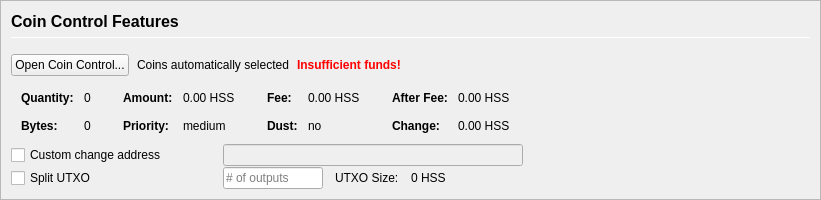
         <widget class="QFrame" name="frameCoinControl">
          <property name="sizePolicy">
           <sizepolicy hsizetype="Expanding" vsizetype="Expanding">
            <horstretch>0</horstretch>
            <verstretch>0</verstretch>
           </sizepolicy>
          </property>
          <property name="maximumSize">
           <size>
            <width>16777215</width>
            <height>16777215</height>
           </size>
          </property>
          <property name="frameShape">
           <enum>QFrame::StyledPanel</enum>
          </property>
          <property name="frameShadow">
           <enum>QFrame::Sunken</enum>
          </property>
          <layout class="QVBoxLayout" name="verticalLayoutCoinControl2">
           <property name="spacing">
            <number>0</number>
           </property>
           <property name="margin">
            <number>0</number>
           </property>
           <item>
            <widget class="QFrame" name="frameCoinControl_BG">
             <layout class="QVBoxLayout" name="verticalLayoutCoinControl" stretch="0,0,0,0,0,0">
              <property name="spacing">
               <number>1</number>
              </property>
              <property name="leftMargin">
               <number>10</number>
              </property>
              <property name="topMargin">
               <number>10</number>
              </property>
              <item>
               <layout class="QHBoxLayout" name="horizontalLayoutCoinControl1">
                <property name="bottomMargin">
                 <number>15</number>
                </property>
                <item>
                 <layout class="QVBoxLayout" name="verticalLayout_3">
                  <property name="spacing">
                   <number>6</number>
                  </property>
                  <item>
                   <widget class="QLabel" name="labelCoinControlFeatures">
                    <property name="sizePolicy">
                     <sizepolicy hsizetype="Preferred" vsizetype="Maximum">
                      <horstretch>0</horstretch>
                      <verstretch>0</verstretch>
                     </sizepolicy>
                    </property>
                    <property name="minimumSize">
                     <size>
                      <width>0</width>
                      <height>20</height>
                     </size>
                    </property>
                    <property name="font">
                     <font>
                      <pointsize>12</pointsize>
                      <weight>75</weight>
                      <bold>true</bold>
                     </font>
                    </property>
                    <property name="styleSheet">
                     <string notr="true">font-weight:bold;</string>
                    </property>
                    <property name="text">
                     <string>Coin Control Features</string>
                    </property>
                   </widget>
                  </item>
                  <item>
                   <widget class="Line" name="line">
                    <property name="minimumSize">
                     <size>
                      <width>0</width>
                      <height>1</height>
                     </size>
                    </property>
                    <property name="maximumSize">
                     <size>
                      <width>16777215</width>
                      <height>1</height>
                     </size>
                    </property>
                    <property name="orientation">
                     <enum>Qt::Horizontal</enum>
                    </property>
                   </widget>
                  </item>
                 </layout>
                </item>
               </layout>
              </item>
              <item>
               <layout class="QHBoxLayout" name="horizontalLayoutCoinControl2" stretch="0,0,0,0">
                <property name="spacing">
                 <number>8</number>
                </property>
                <property name="bottomMargin">
                 <number>10</number>
                </property>
                <item>
                 <widget class="QPushButton" name="pushButtonCoinControl">
                  <property name="styleSheet">
                   <string notr="true"/>
                  </property>
                  <property name="text">
                   <string>Open Coin Control...</string>
                  </property>
                  <property name="autoDefault">
                   <bool>false</bool>
                  </property>
                 </widget>
                </item>
                <item>
                 <widget class="QLabel" name="labelCoinControlAutomaticallySelected">
                  <property name="text">
                   <string>Coins automatically selected</string>
                  </property>
                  <property name="margin">
                   <number>5</number>
                  </property>
                 </widget>
                </item>
                <item>
                 <widget class="QLabel" name="labelCoinControlInsuffFunds">
                  <property name="font">
                   <font>
                    <weight>75</weight>
                    <bold>true</bold>
                   </font>
                  </property>
                  <property name="styleSheet">
                   <string notr="true">color:red;font-weight:bold;</string>
                  </property>
                  <property name="text">
                   <string>Insufficient funds!</string>
                  </property>
                  <property name="margin">
                   <number>5</number>
                  </property>
                 </widget>
                </item>
                <item>
                 <spacer name="horizontalSpacerCoinControl">
                  <property name="orientation">
                   <enum>Qt::Horizontal</enum>
                  </property>
                  <property name="sizeHint" stdset="0">
                   <size>
                    <width>40</width>
                    <height>1</height>
                   </size>
                  </property>
                 </spacer>
                </item>
               </layout>
              </item>
              <item>
               <widget class="QWidget" name="widgetCoinControl" native="true">
                <property name="sizePolicy">
                 <sizepolicy hsizetype="Preferred" vsizetype="Preferred">
                  <horstretch>0</horstretch>
                  <verstretch>0</verstretch>
                 </sizepolicy>
                </property>
                <property name="minimumSize">
                 <size>
                  <width>0</width>
                  <height>0</height>
                 </size>
                </property>
                <property name="styleSheet">
                 <string notr="true"/>
                </property>
                <layout class="QHBoxLayout" name="horizontalLayoutCoinControl5">
                 <property name="margin">
                  <number>0</number>
                 </property>
                 <item>
                  <layout class="QHBoxLayout" name="horizontalLayoutCoinControl3" stretch="0,0,0,1">
                   <property name="spacing">
                    <number>20</number>
                   </property>
                   <property name="topMargin">
                    <number>0</number>
                   </property>
                   <property name="bottomMargin">
                    <number>10</number>
                   </property>
                   <item>
                    <layout class="QFormLayout" name="formLayoutCoinControl1">
                     <property name="horizontalSpacing">
                      <number>10</number>
                     </property>
                     <property name="verticalSpacing">
                      <number>14</number>
                     </property>
                     <property name="leftMargin">
                      <number>10</number>
                     </property>
                     <property name="topMargin">
                      <number>4</number>
                     </property>
                     <property name="rightMargin">
                      <number>6</number>
                     </property>
                     <item row="0" column="0">
                      <widget class="QLabel" name="labelCoinControlQuantityText">
                       <property name="font">
                        <font>
                         <weight>75</weight>
                         <bold>true</bold>
                        </font>
                       </property>
                       <property name="text">
                        <string>Quantity:</string>
                       </property>
                       <property name="margin">
                        <number>0</number>
                       </property>
                      </widget>
                     </item>
                     <item row="0" column="1">
                      <widget class="QLabel" name="labelCoinControlQuantity">
                       <property name="cursor">
                        <cursorShape>IBeamCursor</cursorShape>
                       </property>
                       <property name="contextMenuPolicy">
                        <enum>Qt::ActionsContextMenu</enum>
                       </property>
                       <property name="text">
                        <string notr="true">0</string>
                       </property>
                       <property name="margin">
                        <number>0</number>
                       </property>
                       <property name="textInteractionFlags">
                        <set>Qt::LinksAccessibleByMouse|Qt::TextSelectableByKeyboard|Qt::TextSelectableByMouse</set>
                       </property>
                      </widget>
                     </item>
                     <item row="1" column="0">
                      <widget class="QLabel" name="labelCoinControlBytesText">
                       <property name="font">
                        <font>
                         <weight>75</weight>
                         <bold>true</bold>
                        </font>
                       </property>
                       <property name="text">
                        <string>Bytes:</string>
                       </property>
                      </widget>
                     </item>
                     <item row="1" column="1">
                      <widget class="QLabel" name="labelCoinControlBytes">
                       <property name="cursor">
                        <cursorShape>IBeamCursor</cursorShape>
                       </property>
                       <property name="contextMenuPolicy">
                        <enum>Qt::ActionsContextMenu</enum>
                       </property>
                       <property name="text">
                        <string notr="true">0</string>
                       </property>
                       <property name="textInteractionFlags">
                        <set>Qt::LinksAccessibleByMouse|Qt::TextSelectableByKeyboard|Qt::TextSelectableByMouse</set>
                       </property>
                      </widget>
                     </item>
                    </layout>
                   </item>
                   <item>
                    <layout class="QFormLayout" name="formLayoutCoinControl2">
                     <property name="horizontalSpacing">
                      <number>10</number>
                     </property>
                     <property name="verticalSpacing">
                      <number>14</number>
                     </property>
                     <property name="leftMargin">
                      <number>6</number>
                     </property>
                     <property name="topMargin">
                      <number>4</number>
                     </property>
                     <property name="rightMargin">
                      <number>6</number>
                     </property>
                     <item row="0" column="0">
                      <widget class="QLabel" name="labelCoinControlAmountText">
                       <property name="font">
                        <font>
                         <weight>75</weight>
                         <bold>true</bold>
                        </font>
                       </property>
                       <property name="text">
                        <string>Amount:</string>
                       </property>
                       <property name="margin">
                        <number>0</number>
                       </property>
                      </widget>
                     </item>
                     <item row="0" column="1">
                      <widget class="QLabel" name="labelCoinControlAmount">
                       <property name="cursor">
                        <cursorShape>IBeamCursor</cursorShape>
                       </property>
                       <property name="contextMenuPolicy">
                        <enum>Qt::ActionsContextMenu</enum>
                       </property>
                       <property name="text">
                        <string notr="true">0.00 HSS</string>
                       </property>
                       <property name="textInteractionFlags">
                        <set>Qt::LinksAccessibleByMouse|Qt::TextSelectableByKeyboard|Qt::TextSelectableByMouse</set>
                       </property>
                      </widget>
                     </item>
                     <item row="1" column="0">
                      <widget class="QLabel" name="labelCoinControlPriorityText">
                       <property name="font">
                        <font>
                         <weight>75</weight>
                         <bold>true</bold>
                        </font>
                       </property>
                       <property name="text">
                        <string>Priority:</string>
                       </property>
                      </widget>
                     </item>
                     <item row="1" column="1">
                      <widget class="QLabel" name="labelCoinControlPriority">
                       <property name="cursor">
                        <cursorShape>IBeamCursor</cursorShape>
                       </property>
                       <property name="contextMenuPolicy">
                        <enum>Qt::ActionsContextMenu</enum>
                       </property>
                       <property name="text">
                        <string>medium</string>
                       </property>
                       <property name="textInteractionFlags">
                        <set>Qt::LinksAccessibleByMouse|Qt::TextSelectableByKeyboard|Qt::TextSelectableByMouse</set>
                       </property>
                      </widget>
                     </item>
                    </layout>
                   </item>
                   <item>
                    <layout class="QFormLayout" name="formLayoutCoinControl3">
                     <property name="horizontalSpacing">
                      <number>10</number>
                     </property>
                     <property name="verticalSpacing">
                      <number>14</number>
                     </property>
                     <property name="leftMargin">
                      <number>6</number>
                     </property>
                     <property name="topMargin">
                      <number>4</number>
                     </property>
                     <property name="rightMargin">
                      <number>6</number>
                     </property>
                     <item row="0" column="0">
                      <widget class="QLabel" name="labelCoinControlFeeText">
                       <property name="font">
                        <font>
                         <weight>75</weight>
                         <bold>true</bold>
                        </font>
                       </property>
                       <property name="text">
                        <string>Fee:</string>
                       </property>
                       <property name="margin">
                        <number>0</number>
                       </property>
                      </widget>
                     </item>
                     <item row="0" column="1">
                      <widget class="QLabel" name="labelCoinControlFee">
                       <property name="cursor">
                        <cursorShape>IBeamCursor</cursorShape>
                       </property>
                       <property name="contextMenuPolicy">
                        <enum>Qt::ActionsContextMenu</enum>
                       </property>
                       <property name="text">
                        <string notr="true">0.00 HSS</string>
                       </property>
                       <property name="textInteractionFlags">
                        <set>Qt::LinksAccessibleByMouse|Qt::TextSelectableByKeyboard|Qt::TextSelectableByMouse</set>
                       </property>
                      </widget>
                     </item>
                     <item row="1" column="0">
                      <widget class="QLabel" name="labelCoinControlLowOutputText">
                       <property name="font">
                        <font>
                         <weight>75</weight>
                         <bold>true</bold>
                        </font>
                       </property>
                       <property name="text">
                        <string>Dust:</string>
                       </property>
                      </widget>
                     </item>
                     <item row="1" column="1">
                      <widget class="QLabel" name="labelCoinControlLowOutput">
                       <property name="cursor">
                        <cursorShape>IBeamCursor</cursorShape>
                       </property>
                       <property name="contextMenuPolicy">
                        <enum>Qt::ActionsContextMenu</enum>
                       </property>
                       <property name="text">
                        <string>no</string>
                       </property>
                       <property name="textInteractionFlags">
                        <set>Qt::LinksAccessibleByMouse|Qt::TextSelectableByKeyboard|Qt::TextSelectableByMouse</set>
                       </property>
                      </widget>
                     </item>
                    </layout>
                   </item>
                   <item>
                    <layout class="QFormLayout" name="formLayoutCoinControl4">
                     <property name="horizontalSpacing">
                      <number>10</number>
                     </property>
                     <property name="verticalSpacing">
                      <number>14</number>
                     </property>
                     <property name="leftMargin">
                      <number>6</number>
                     </property>
                     <property name="topMargin">
                      <number>4</number>
                     </property>
                     <property name="rightMargin">
                      <number>6</number>
                     </property>
                     <item row="0" column="0">
                      <widget class="QLabel" name="labelCoinControlAfterFeeText">
                       <property name="font">
                        <font>
                         <weight>75</weight>
                         <bold>true</bold>
                        </font>
                       </property>
                       <property name="text">
                        <string>After Fee:</string>
                       </property>
                       <property name="margin">
                        <number>0</number>
                       </property>
                      </widget>
                     </item>
                     <item row="0" column="1">
                      <widget class="QLabel" name="labelCoinControlAfterFee">
                       <property name="cursor">
                        <cursorShape>IBeamCursor</cursorShape>
                       </property>
                       <property name="contextMenuPolicy">
                        <enum>Qt::ActionsContextMenu</enum>
                       </property>
                       <property name="text">
                        <string notr="true">0.00 HSS</string>
                       </property>
                       <property name="textInteractionFlags">
                        <set>Qt::LinksAccessibleByMouse|Qt::TextSelectableByKeyboard|Qt::TextSelectableByMouse</set>
                       </property>
                      </widget>
                     </item>
                     <item row="1" column="0">
                      <widget class="QLabel" name="labelCoinControlChangeText">
                       <property name="font">
                        <font>
                         <weight>75</weight>
                         <bold>true</bold>
                        </font>
                       </property>
                       <property name="text">
                        <string>Change:</string>
                       </property>
                      </widget>
                     </item>
                     <item row="1" column="1">
                      <widget class="QLabel" name="labelCoinControlChange">
                       <property name="cursor">
                        <cursorShape>IBeamCursor</cursorShape>
                       </property>
                       <property name="contextMenuPolicy">
                        <enum>Qt::ActionsContextMenu</enum>
                       </property>
                       <property name="text">
                        <string notr="true">0.00 HSS</string>
                       </property>
                       <property name="textInteractionFlags">
                        <set>Qt::LinksAccessibleByMouse|Qt::TextSelectableByKeyboard|Qt::TextSelectableByMouse</set>
                       </property>
                      </widget>
                     </item>
                    </layout>
                   </item>
                  </layout>
                 </item>
                </layout>
               </widget>
              </item>
              <item>
               <layout class="QHBoxLayout" name="horizontalLayoutCoinControl4">
                <property name="spacing">
                 <number>12</number>
                </property>
                <property name="sizeConstraint">
                 <enum>QLayout::SetDefaultConstraint</enum>
                </property>
                <property name="topMargin">
                 <number>0</number>
                </property>
                <property name="rightMargin">
                 <number>0</number>
                </property>
                <item>
                 <widget class="QCheckBox" name="checkBoxCoinControlChange">
                  <property name="sizePolicy">
                   <sizepolicy hsizetype="Preferred" vsizetype="Preferred">
                    <horstretch>0</horstretch>
                    <verstretch>0</verstretch>
                   </sizepolicy>
                  </property>
                  <property name="minimumSize">
                   <size>
                    <width>200</width>
                    <height>0</height>
                   </size>
                  </property>
                  <property name="maximumSize">
                   <size>
                    <width>200</width>
                    <height>16777215</height>
                   </size>
                  </property>
                  <property name="toolTip">
                   <string>If this is activated, but the change address is empty or invalid, change will be sent to a newly generated address.</string>
                  </property>
                  <property name="text">
                   <string>Custom change address</string>
                  </property>
                 </widget>
                </item>
                <item>
                 <widget class="QValidatedLineEdit" name="lineEditCoinControlChange">
                  <property name="enabled">
                   <bool>false</bool>
                  </property>
                  <property name="sizePolicy">
                   <sizepolicy hsizetype="Preferred" vsizetype="Preferred">
                    <horstretch>0</horstretch>
                    <verstretch>0</verstretch>
                   </sizepolicy>
                  </property>
                  <property name="minimumSize">
                   <size>
                    <width>300</width>
                    <height>0</height>
                   </size>
                  </property>
                 </widget>
                </item>
                <item>
                 <widget class="QLabel" name="labelCoinControlChangeLabel">
                  <property name="sizePolicy">
                   <sizepolicy hsizetype="Preferred" vsizetype="Preferred">
                    <horstretch>0</horstretch>
                    <verstretch>0</verstretch>
                   </sizepolicy>
                  </property>
                  <property name="minimumSize">
                   <size>
                    <width>100</width>
                    <height>0</height>
                   </size>
                  </property>
                  <property name="text">
                   <string/>
                  </property>
                  <property name="margin">
                   <number>3</number>
                  </property>
                 </widget>
                </item>
               </layout>
              </item>
              <item>
               <layout class="QHBoxLayout" name="horizontalLayoutCoinControl6">
                <property name="spacing">
                 <number>12</number>
                </property>
                <property name="rightMargin">
                 <number>0</number>
                </property>
                <item>
                 <widget class="QCheckBox" name="splitBlockCheckBox">
                  <property name="sizePolicy">
                   <sizepolicy hsizetype="Preferred" vsizetype="Preferred">
                    <horstretch>0</horstretch>
                    <verstretch>0</verstretch>
                   </sizepolicy>
                  </property>
                  <property name="minimumSize">
                   <size>
                    <width>200</width>
                    <height>0</height>
                   </size>
                  </property>
                  <property name="maximumSize">
                   <size>
                    <width>200</width>
                    <height>16777215</height>
                   </size>
                  </property>
                  <property name="text">
                   <string>Split UTXO</string>
                  </property>
                 </widget>
                </item>
                <item>
                 <widget class="QLineEdit" name="splitBlockLineEdit">
                  <property name="sizePolicy">
                   <sizepolicy hsizetype="Preferred" vsizetype="Preferred">
                    <horstretch>50</horstretch>
                    <verstretch>0</verstretch>
                   </sizepolicy>
                  </property>
                  <property name="minimumSize">
                   <size>
                    <width>100</width>
                    <height>0</height>
                   </size>
                  </property>
                  <property name="maximumSize">
                   <size>
                    <width>100</width>
                    <height>16777215</height>
                   </size>
                  </property>
                  <property name="placeholderText">
                   <string># of outputs</string>
                  </property>
                 </widget>
                </item>
                <item>
                 <widget class="QLabel" name="labelBlockSizeText">
                  <property name="text">
                   <string>UTXO Size:</string>
                  </property>
                 </widget>
                </item>
                <item>
                 <widget class="QLabel" name="labelBlockSize">
                  <property name="text">
                   <string>0 HSS</string>
                  </property>
                 </widget>
                </item>
                <item>
                 <spacer name="horizontalSpacer_7">
                  <property name="orientation">
                   <enum>Qt::Horizontal</enum>
                  </property>
                  <property name="sizeHint" stdset="0">
                   <size>
                    <width>40</width>
                    <height>20</height>
                   </size>
                  </property>
                 </spacer>
                </item>
               </layout>
              </item>
              <item>
               <spacer name="verticalSpacerCoinControl">
                <property name="orientation">
                 <enum>Qt::Vertical</enum>
                </property>
                <property name="sizeHint" stdset="0">
                 <size>
                  <width>800</width>
                  <height>1</height>
                 </size>
                </property>
               </spacer>
              </item>
             </layout>
            </widget>
           </item>
          </layout>
         </widget>
